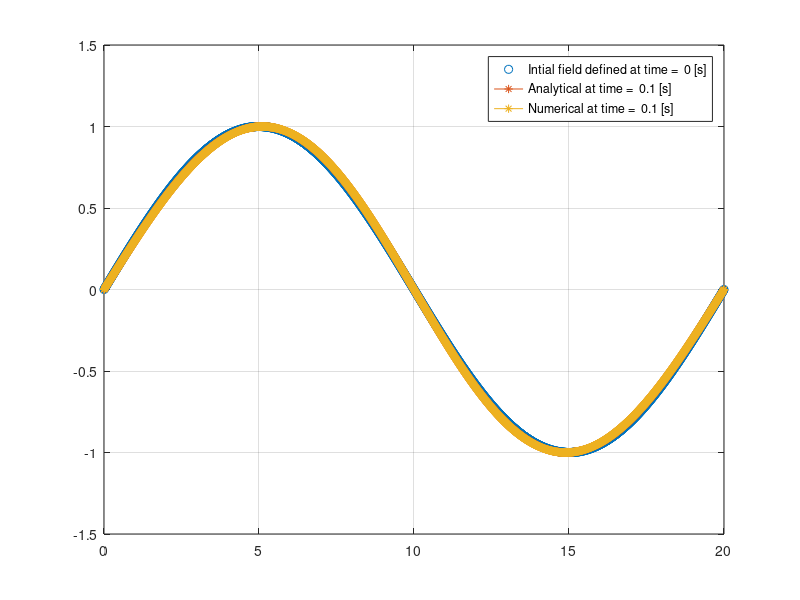

This figure's MATLAB source:
clear; 
close all;

L = 20;
N = 10;

dx = 0.01;
dt = 0.01;

x_ = 0:dx:L;

t_ = 0:dt:N*dt;

[x, t] = meshgrid(x_, t_);

eta = sin(2 .* acot(exp((2 .* pi * t + L .* log(cot(pi .* x/L + eps)))./L)));

txt = ['Intial field defined at time =  ', num2str(t(1)), ' [s]'];
figure; plot(x_, (eta(1, :)), 'o', 'DisplayName', txt); 


txt = ['Analytical at time =  ', num2str(t(end)), ' [s]'];
hold on ; plot(x_, (eta(end, :)), '*-', 'DisplayName', txt);grid on;
 
eta_n = zeros(size(x));

eta_n(1, :) = sin(2 .* pi .* (x_)/L);

for k = 1:length(t_)
    for i = 1:length(x_)
        if i == 1
            eta_n(k + 1, i) = eta_n(k, i) - sin(2 * pi * x_(i)/L)./(2 * dx) .* dt .* (eta_n(k, i+1) - eta_n(k, i));
        elseif i == length(x_)
            eta_n(k + 1, i) = eta_n(k, i) - sin(2 * pi * x_(i)/L)./(2 * dx) .* dt .* (eta_n(k, i) - eta_n(k, i - 1));
        else
            eta_n(k + 1, i) = eta_n(k, i) - sin(2 * pi * x_(i)/L)./(2 * dx) .* dt .* (eta_n(k, i+1) - eta_n(k, i - 1));
        end
    end 
end
txt = ['Numerical at time =  ', num2str(t(end)), ' [s]'];

hold on; plot(x_, (eta_n(end, :)), '*-', 'DisplayName', txt);grid on;

legend;

% plot(x_, (eta_n(1, :)), 'o'); hold on ; plot(x_, (eta_n(end, :)), '*-');grid on;